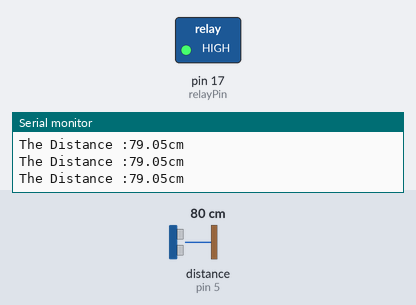
Simulated run of this sketch. Board: Arduino Uno, built with avr-gcc and run on an emulated ATmega328P. Shown: switched loads named in the sketch (green lamp = pin HIGH), the last lines printed to the serial monitor. Wiring (inferred from the names in the program): ultrasonic range finder: trigger pin 4; echo pin 5. The inputs (shaded band) are chosen by the test bench; at power-on: distance to the obstacle (sensor on pin 5) 80 cm. The echo pulse lasts 58.3 µs per cm; pins used as bus, display or sensor lines are not drawn.

Above: at 1.2 s.
1.3 s: distance to the obstacle (sensor on pin 5) set to 7 cm
2.8 s: distance to the obstacle (sensor on pin 5) set to 4 cm
At 4.1 s:
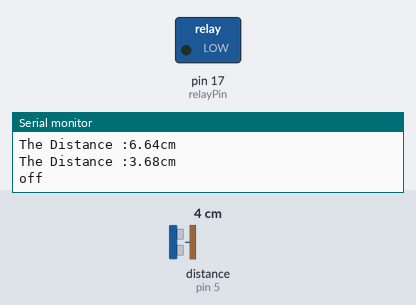
Timing chart, 0 to 5.8 s (numbered marks = the images above; inputs shaded):
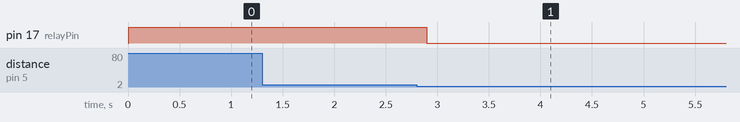

Measured:
- the behaviour switches between 6 and 5 cm on distance to the obstacle (sensor on pin 5) (found by bisection; images 0 and 1)
- after the input at 2.8 s, pin 17 (relayPin): HIGH → LOW after 0.10 s

The sketch:

ConveyorBelt_Ultrasound.ino
```cpp
const int distance = 5;   // cm
const int TrigPin = 4;
const int EchoPin = 5;
const int relayPin = 17;

float cm;
bool relayOn = false;

void setup()
{
  Serial.begin(115200);
  pinMode(TrigPin, OUTPUT);
  pinMode(EchoPin, INPUT);
  pinMode(relayPin, OUTPUT);

  digitalWrite(relayPin, LOW);
  relayOn = false;
}

void loop()
{
  digitalWrite(TrigPin, LOW);
  delayMicroseconds(2);
  digitalWrite(TrigPin, HIGH);
  delayMicroseconds(10);
  digitalWrite(TrigPin, LOW);

  // 將回波時間換算成 cm
  cm = pulseIn(EchoPin, HIGH) * 0.0170145;
  //This code also working
  //cm = pulseIn(EchoPin, HIGH) / 58.0;

  if(cm < 1000){
    Serial.print("The Distance :");
    Serial.print(cm);
    Serial.println("cm");
  } else {
    Serial.println("Error Detect...");
  }

  if (cm < distance){
    if(relayOn){
      digitalWrite(relayPin, LOW);
      relayOn = false;
      Serial.println("off");
      delay(5000);
    }
  } else{
    if(!relayOn){
      digitalWrite(relayPin, HIGH);
      relayOn = true;
      Serial.println("on");
    }
  }

  delay(100);
}
```
